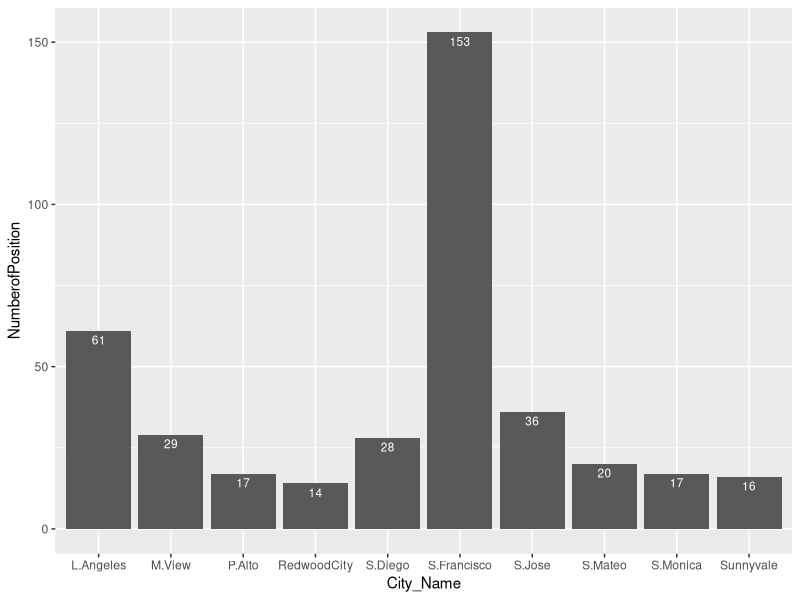
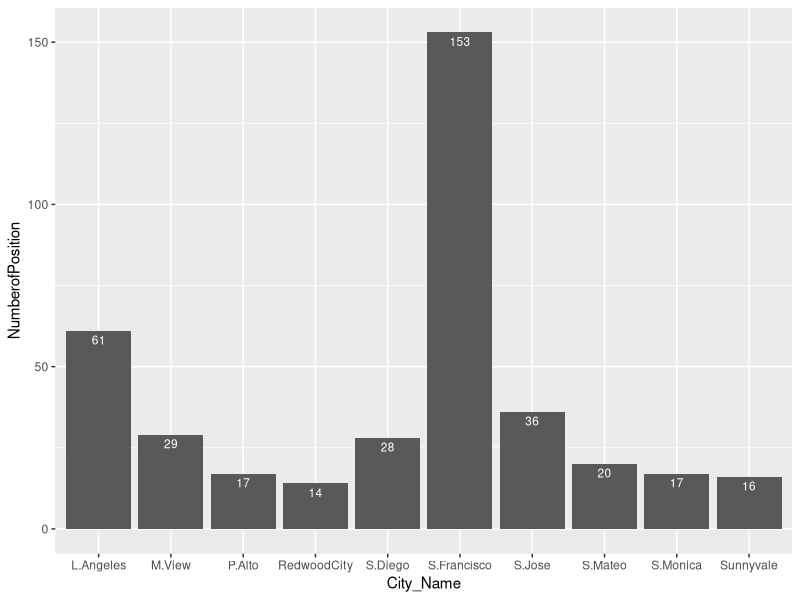
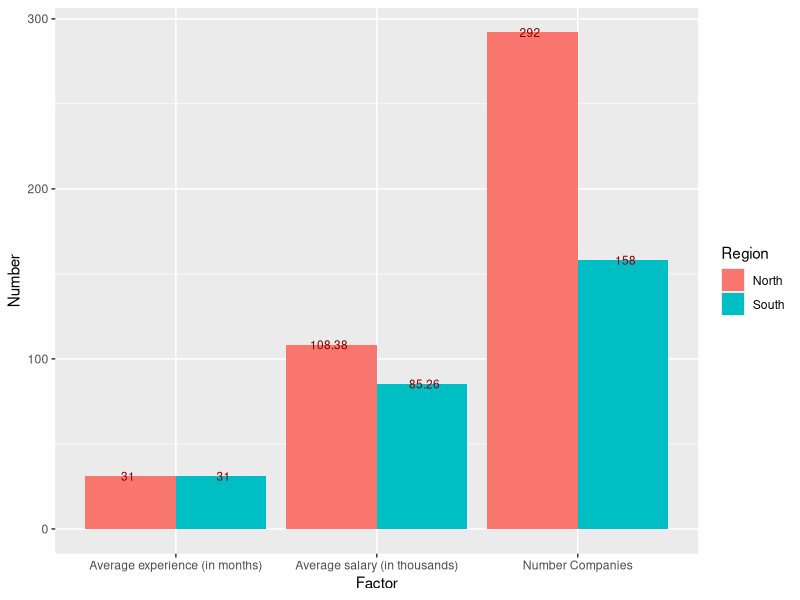
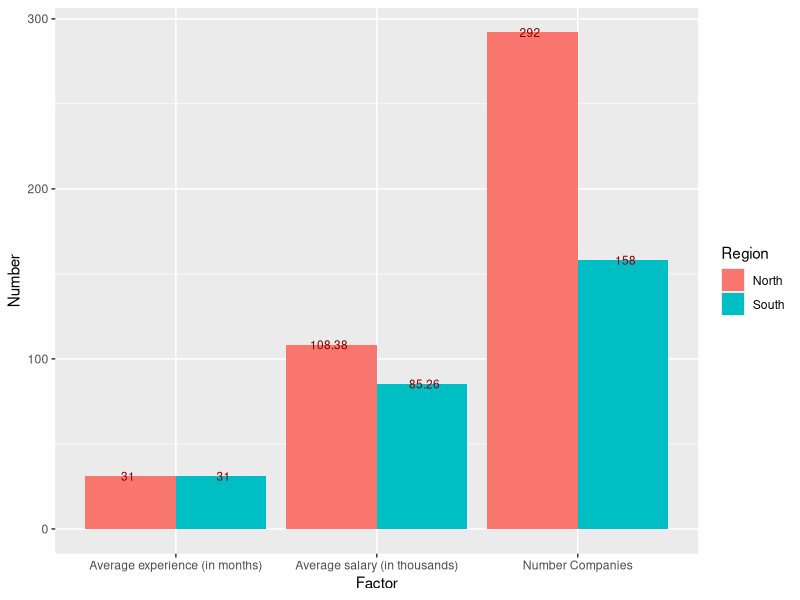
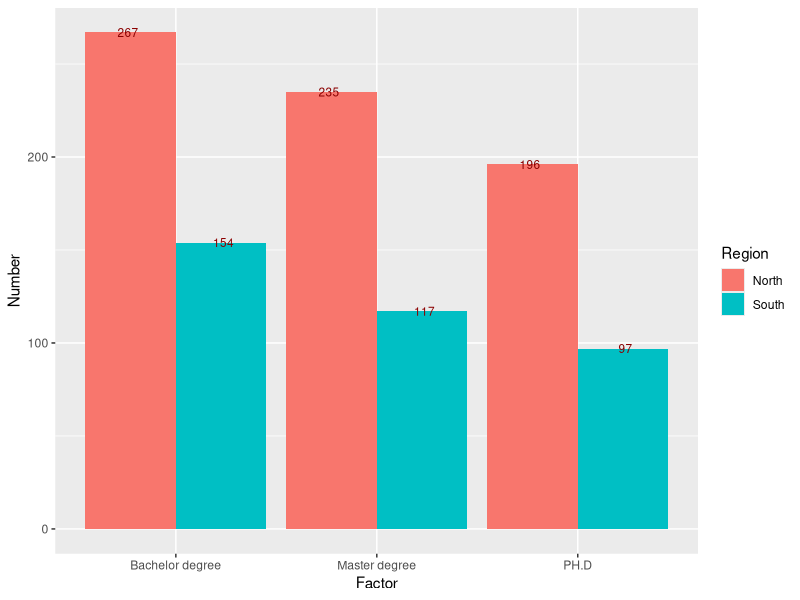
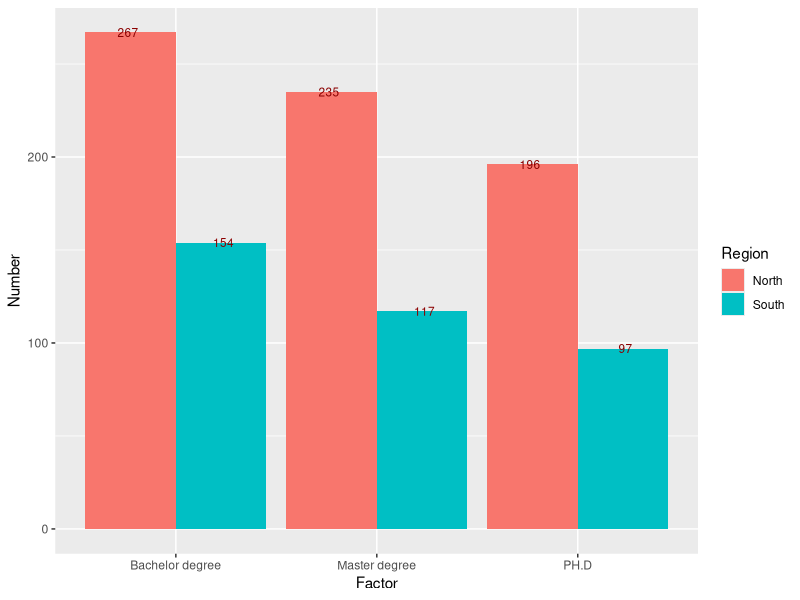
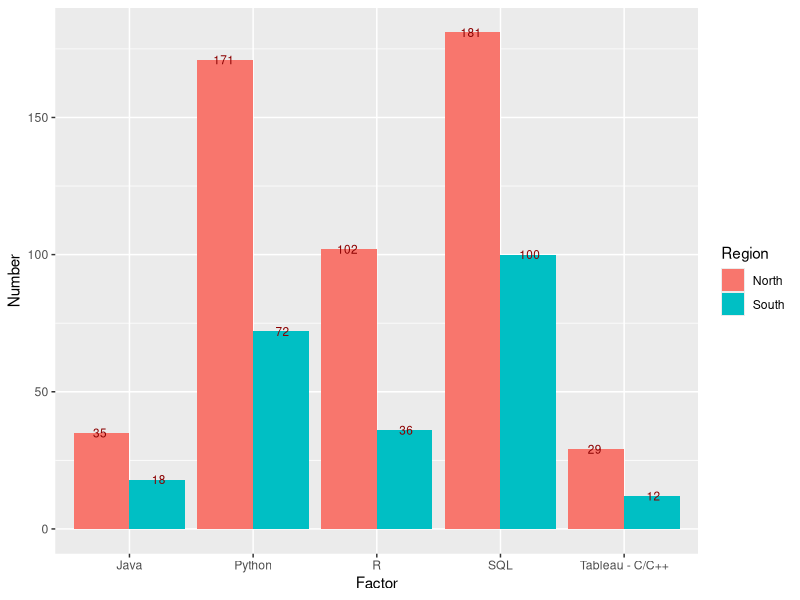
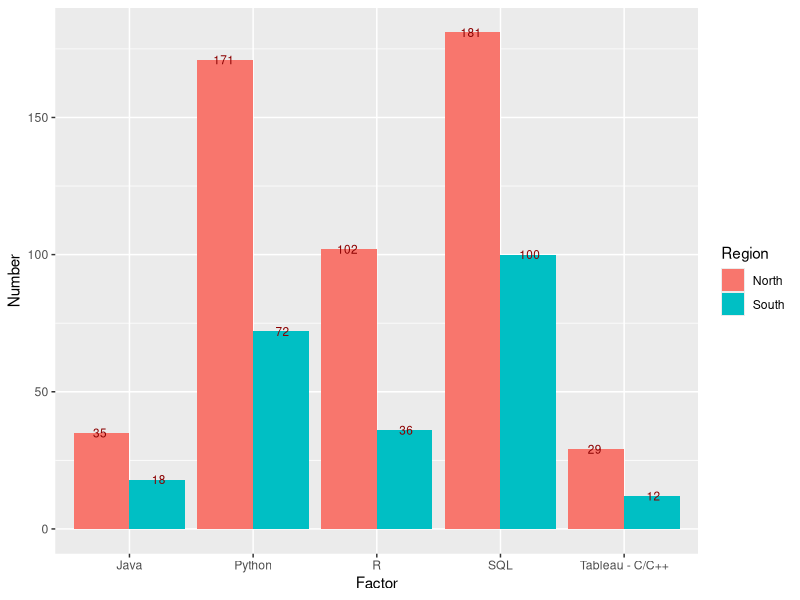

Source code (R) for these figures, in order:
## ---- chunk 1
pkg_list = c("ggplot2", "plyr", "stringr")
mia_pkgs = pkg_list[!(pkg_list %in% installed.packages()[,"Package"])]
if(length(mia_pkgs) > 0) install.packages(mia_pkgs)
loaded_pkgs = lapply(pkg_list, require, character.only=TRUE)
## ---- chunk 2
jdata = read.csv("datarelatedjobs.csv")
jdata$X = NULL
names(jdata)
summary(jdata)
str(jdata)
## ---- chunk 3
jdata$Preferred_mj1 = as.character(jdata$Preferred_mj1)
jdata$Preferred_mj2 = as.character(jdata$Preferred_mj2)

for(i in 1:length(jdata$Standing)){
  if(is.na(jdata$Standing[i])){
    jdata$Standing[i] = "All levels"
  }
} 
for(i in 1:length(jdata$Preferred_mj1)){
  if(is.na(jdata$Preferred_mj1[i])){
    jdata$Preferred_mj1[i] = "Data_related"
  }  
  if(is.na(jdata$Preferred_mj2[i])){
      jdata$Preferred_mj2[i] = "Data_related"
  }
} 
count(jdata$Preferred_mj2)[order(count(jdata$Preferred_mj2)$freq, decreasing = T),]
head(jdata,10)
## ---- chunk 4
ct_City = count(jdata$City)
topCity = ct_City[order(ct_City$freq, decreasing = T),]

tCitydf = data.frame(City_Name =  c("S.Francisco" , "L.Angeles" , "S.Jose" , "M.View" , "S.Diego", "S.Mateo" , "P.Alto", "S.Monica", "Sunnyvale" , "RedwoodCity"),
                     NumberofPosition = c(topCity$freq[1:10]))

city_plotg = ggplot(data = tCitydf, aes(x = City_Name, y = NumberofPosition)) + 
    geom_bar(stat = "identity", position=position_dodge()) +
    geom_text(aes(label = NumberofPosition), position = position_dodge(0.95), vjust= 1.5, color = "white", size = 3)
jpeg('city_plotg.jpg')
plot(city_plotg)
city_plotg
## ---- chunk 5
North_sub = jdata[which(jdata$Region == "North CA"),]
head(North_sub,5)
South_sub = jdata[which(jdata$Region == "South CA"),]
head(South_sub,5)
## ---- chunk 6
n_companies_north = rep(0, length(count(North_sub$Company)$freq))
n_companies_south = rep(0, length(count(South_sub$Company)$freq))

for(i in 1:length(count(North_sub$Company)$freq)){
  if(count(North_sub$Company)$freq[i] == 1){
    n_companies_north[i] = count(North_sub$Company)$freq[i] 
  } else{
    n_companies_north[i] = 1
  }
}

for(i in 1:length(count(South_sub$Company)$freq)){
  if(count(South_sub$Company)$freq[i] == 1){
    n_companies_south[i] = count(South_sub$Company)$freq[i] 
  } else{
    n_companies_south[i] = 1
  }
}
sum(n_companies_north)
sum(n_companies_south)
## ---- chunk 7
avg_exp_N = round(mean(North_sub$Min_exp)*12,0)
avg_exp_S = round(mean(South_sub$Min_exp)*12,0)
avg_exp_N
avg_exp_S
## ---- chunk 8
#Use NA.omit to omit to take out NA values then use mean function to find average
Omit_yr_salary_N = na.omit(North_sub$Est_min_avg_salary)
Omit_yr_salary_S = na.omit(South_sub$Est_min_avg_salary)
North_Est_min_salary = round(mean(Omit_yr_salary_N)/1000,2)
South_Est_min_salary = round(mean(Omit_yr_salary_S)/1000,2)

North_Est_min_salary
South_Est_min_salary
## ---- chunk 9
firstdf = data.frame(
          Region = rep(c("North", "South"), each = 3),
          Factor = rep(c("Average experience (in months)", "Average salary (in thousands)","Number Companies")),
          Number = c(avg_exp_N, North_Est_min_salary, sum(n_companies_north),
                     avg_exp_S, South_Est_min_salary, sum(n_companies_south)))

plotfirst = ggplot(data = firstdf, aes(x = Factor, y = Number, fill = Region)) + 
    geom_bar(stat = "identity", position=position_dodge()) +  
    geom_text(aes(label = Number), position = position_dodge(0.95), vjust=0.5, color = "darkred", size = 3)

jpeg('plotfirst.jpg')
plot(plotfirst)
plotfirst

## ---- chunk 10
#Nearly same as counting number of companies:
#Create 3 vectors: n_bach, n_master, n_phd to store the values.
#For this one we need to use stringr.
#Ex: All levels -> n_bach = n_bach + 1, n_master = n_master + 1, n_phd = n_phd + 1
#BS/MS ->  n_bach = n_bach + 1, n_master = n_master + 1 (Use  stringr so that we can get only BS or only MS)
Standing_sub = jdata[which(jdata$Standing != "NA"),]
North_sub_st = Standing_sub[which(Standing_sub$Region == "North CA"),]
South_sub_st = Standing_sub[which(Standing_sub$Region == "South CA"),]
## ---- chunk 11
n_bach_S = length(str_subset(South_sub_st$Standing, pattern = "^B")) + count(South_sub_st$Standing)$freq[which(count(South_sub_st$Standing) == "All levels")]  
n_bach_S

n_master_S = length(str_subset(South_sub_st$Standing, pattern = "^MS")) + length(str_subset(South_sub_st$Standing, pattern = "MS$")) + count(South_sub_st$Standing)$freq[which(count(South_sub_st$Standing) == "All levels")] - length(str_subset(South_sub_st$Standing, pattern = "^MS$"))
n_master_S

n_PH.D_S = length(str_subset(South_sub_st$standing, pattern = "^PH.D")) + length(str_subset(South_sub_st$Standing, pattern = "PH.D$")) + count(South_sub_st$Standing)$freq[which(count(South_sub_st$Standing) == "All levels")]
n_PH.D_S
## ---- chunk 12
n_bach_N = length(str_subset(North_sub_st$Standing, pattern = "^B")) + count(North_sub_st$Standing)$freq[which(count(North_sub_st$Standing) == "All levels")]  
n_bach_N

n_master_N = length(str_subset(North_sub_st$Standing, pattern = "^MS")) + length(str_subset(North_sub_st$Standing, pattern = "MS$")) + count(North_sub_st$Standing)$freq[which(count(North_sub_st$Standing) == "All levels")] - length(str_subset(North_sub_st$Standing, pattern = "^MS$"))
n_master_N

n_PH.D_N = length(str_subset(North_sub_st$standing, pattern = "^PH.D")) + length(str_subset(North_sub_st$Standing, pattern = "PH.D$")) + count(North_sub_st$Standing)$freq[which(count(North_sub_st$Standing) == "All levels")]
n_PH.D_N
## ---- chunk 13
secondtdf = data.frame(
          Region = rep(c("North", "South"), each = 3),
          Factor = rep(c("Bachelor degree", "Master degree","PH.D")),
          Number = c(n_bach_N, n_master_N, n_PH.D_N,
                     n_bach_S, n_master_S, n_PH.D_S))

plotsecond = ggplot(data = secondtdf, aes(x = Factor, y = Number, fill = Region)) + 
    geom_bar(stat = "identity", position=position_dodge()) +  
    geom_text(aes(label = Number), position = position_dodge(0.95), vjust=0.5, color = "darkred", size = 3)

jpeg('plotsecond.jpg')
plot(plotsecond)
plotsecond
## ---- chunk 14
count_order = function(col1, col2, order, top){
  ct1 = count(col1)
  ct2 = count(col2)
  if(order == "decreasing"){
    ct1_inc = ct1[order(ct1$freq, decreasing = T),]
    ct2_inc = ct2[order(ct2$freq, decreasing = T),]
    
    cl = length(ct1_inc$freq) - length(ct2_inc$freq)

    if(cl < 0){
      fresult = data.frame(Lang1 = c(as.character(ct1_inc$x), rep(NA,abs(cl))),
                            Freq1 = c(ct1_inc$freq, rep(NA,abs(cl))),
                            Lang2 = as.character(ct2_inc$x),
                            Freq2 = ct2_inc$freq)                  

    } else{
      fresult = data.frame(Lang1 = as.character(ct1_inc$x),
                            Freq1 = ct1_inc$freq,
                            Lang2 = c(as.character(ct2_inc$x), rep(NA,cl)),
                            Freq2 = c(ct2_inc$freq,rep(NA,cl)))         
      }
  }
  else{
    ct1_dec = ct1[order(ct1$freq, decreasing = F),]
    ct2_dec = ct2[order(ct2$freq, decreasing = F),]
    
    cl = length(ct1_dec$freq) - length(ct2_dec$freq)

    if(cl < 0){
      fresult = data.frame(Lang1 = c(as.character(ct1_dec$x), rep(NA,abs(cl))),
                            Freq1 = c(ct1_dec$freq, rep(NA,abs(cl))),
                            Lang2 = as.character(ct2_dec$x),
                            Freq2 = ct2_dec$freq)                  
    } else{
      fresult = data.frame(Lang1 = as.character(ct1_dec$x),
                            Freq1 = ct1_dec$freq,
                            Lang2 = c(as.character(ct2_dec$x), rep(NA,cl)),
                            Freq2 = c(ct2_dec$freq,rep(NA,cl))) 
    }
  }
  for(i in 1:15){
    for(j in 1:15){
      if(fresult$Lang1[i] == fresult$Lang2[j]){
        fresult$Freq1[i] = fresult$Freq1[i] + fresult$Freq2[j]
      }
    }
  }
  if(order == "decreasing"){
    res = fresult[order(fresult$Freq1, decreasing = T),]
  } else {
    res = fresult[order(fresult$Freq1, decreasing = F),]
  }
  return(res[1:top,1:2])
}

## ---- chunk 15
sl = count_order(South_sub_st$Preferred_lang1, South_sub_st$Preferred_lang2,"decreasing", 5)
nl = count_order(North_sub_st$Preferred_lang1, North_sub_st$Preferred_lang2,"decreasing", 5)
sl
nl
thirddf = data.frame(
          Region = rep(c("North", "South"), each = 5),
          Factor = rep(c("SQL", "Python", "R", "Java", "Tableau - C/C++"),2),
          Number = c(nl$Freq1[1], nl$Freq1[2], nl$Freq1[3], nl$Freq1[4], nl$Freq1[5], 
                     sl$Freq1[1], sl$Freq1[2], sl$Freq1[3], sl$Freq1[4], sl$Freq1[5]))

plotthird = ggplot(data = thirddf, aes(x = Factor, y = Number, fill = Region)) + 
    geom_bar(stat = "identity", position=position_dodge()) +  
    geom_text(aes(label = Number), position = position_dodge(0.95), vjust=0.5, color = "darkred", size = 3)

jpeg('plotthird.jpg')
plot(plotthird)
plotthird
## ---- chunk 16
n_cpp_North = length(str_subset(North_sub_st$Preferred_lang1, pattern = "^C\\++$")) +length(str_subset(North_sub_st$Preferred_lang2, pattern = "C\\++$"))

n_cpp_South = length(str_subset(South_sub_st$Preferred_lang1, pattern = "^C\\++$")) +length(str_subset(South_sub_st$Preferred_lang2, pattern = "C\\++$"))

n_java_South = length(str_subset(South_sub_st$Preferred_lang1, pattern = "^Java$")) +length(str_subset(South_sub_st$Preferred_lang2, pattern = "^Java$"))

n_java_North = length(str_subset(North_sub_st$Preferred_lang1, pattern = "^Java$")) +length(str_subset(North_sub_st$Preferred_lang2, pattern = "^Java$"))

n_Python_North = length(str_subset(North_sub_st$Preferred_lang1, pattern = "^Python$"))+length(str_subset(North_sub_st$Preferred_lang2, pattern = "^Python$"))

n_Python_South = length(str_subset(South_sub_st$Preferred_lang1, pattern = "^Python$"))  +length(str_subset(South_sub_st$Preferred_lang2, pattern ="^Python$"))

n_R_North = length(str_subset(North_sub_st$Preferred_lang1, pattern = "^R$")) +length(str_subset(North_sub_st$Preferred_lang2, pattern = "R$"))

n_R_South = length(str_subset(South_sub_st$Preferred_lang1, pattern = "^R$"))  +length(str_subset(South_sub_st$Preferred_lang2, pattern = "R$"))
n_R_South
n_SQL_North = length(str_subset(North_sub_st$Preferred_lang1, pattern = "^SQL$")) +length(str_subset(North_sub_st$Preferred_lang1, pattern = "/SQL$")) +length(str_subset(North_sub_st$Preferred_lang2, pattern = "^SQL$"))

n_SQL_South = length(str_subset(South_sub_st$Preferred_lang1, pattern = "^SQL$"))+ length(str_subset(South_sub_st$Preferred_lang1, pattern = "/SQL$"))+ length(str_subset(South_sub_st$Preferred_lang2, pattern = "^SQL$"))


res = cbind(nl,sl)
handwaydf = data.frame(NLang1 = c("SQL", "Python", "R", "Java", "C/C++"),
                       NFreg1 = c(n_SQL_North, n_Python_North, n_R_North, n_java_North, n_cpp_North),
                       SLang1 = c("SQL", "Python", "R", "Java", "C/C++"),
                       NLang1 = c(n_SQL_South, n_Python_South, n_R_South, n_java_South, n_cpp_South))
res
handwaydf
## ---- chunk 17
smj = count_order(South_sub_st$Preferred_mj1, South_sub_st$Preferred_mj2,"decreasing", 5)
nmj = count_order(North_sub_st$Preferred_mj1, North_sub_st$Preferred_mj2,"decreasing", 5)
smj
nmj
forthdf = data.frame(
          Region = rep(c("North", "South"), each = 5),
          Factor = rep(c("CS", "Tech field - Stats", "Stats - Tech field", "Math", "Engineering"),2), 
          Number = c(nmj$Freq1[1], nmj$Freq1[2], nmj$Freq1[3], nmj$Freq1[4], nmj$Freq1[5], 
                     smj$Freq1[1], smj$Freq1[2], smj$Freq1[3], smj$Freq1[4], smj$Freq1[5]))

plotforth = ggplot(data = forthdf, aes(x = Factor, y = Number, fill = Region)) + 
    geom_bar(stat = "identity", position=position_dodge()) +  
    geom_text(aes(label = Number), position = position_dodge(0.95), vjust=0.5, color = "darkred", size = 3)

jpeg('plotforth.jpg')
plot(plotforth)
plotforth


## ---- chunk 18
combinedf = data.frame(
          Region = rep(c("North", "South"), each = 6),
          Factor = c("XP_N(m)", "SalN(k)", "#CompN", "#Ba_N", "#Ma_N", "#PHD_N", "XP_S(m)", "SalS(k)", "#CompS", "#Ba_S", "#Ma_S", "#PHD_S"),
          Number = c(avg_exp_N, North_Est_min_salary, sum(n_companies_north), n_bach_N, n_master_N, n_PH.D_N, avg_exp_S, South_Est_min_salary, sum(n_companies_south), n_bach_S, n_master_S, n_PH.D_S))


plotcombine = ggplot(data = combinedf, aes(x = Factor, y = Number, fill = Region)) + 
    geom_bar(stat = "identity", position=position_dodge()) +  
    geom_text(aes(label = Number), position = position_dodge(0.95), vjust=0.5, color = "darkred", size = 3)
jpeg('plotcombine.jpg')
plot(plotcombine)
plotcombine
## ---- chunk 19
top20 = count_order(jdata$Preferred_lang1, jdata$Preferred_lang2,"decreasing", 20)
top20
## ---- chunk 20
for (i in 1:length(jdata$Standing)){
  if(!is.na(str_extract(jdata$Standing[i], pattern = "^B")) || !is.na(str_extract(jdata$Standing[i], pattern = "^A"))){
    jdata$Difficulty[i] = "Easy"
  } else if (!is.na(str_extract(jdata$Standing[i], pattern = "^M"))){
    jdata$Difficulty[i] = "Medium"
  } else if (!is.na(str_extract(jdata$Standing[i], pattern = "^P"))){
    jdata$Difficulty[i] = "Hard"
  }
}
## ---- chunk 21
find_company = function(Difficulty, Exp, Region,Language){
  Argu_y = jdata$Company[which(jdata$Difficulty == Difficulty)]
  Argu_x = jdata$Company[which(jdata$Min_exp <= Exp)]
  Argu_z = jdata$Company[which(jdata$Region == Region)]
  Argu_u1 = jdata$Company[which(jdata$Preferred_lang1 == Language)]
  Argu_u2 = jdata$Company[which(jdata$Preferred_lang2 == Language)]
  
  return(union(intersect(intersect(Argu_x,Argu_y),intersect(Argu_z,Argu_u1)),intersect(intersect(Argu_x,Argu_y),intersect(Argu_z,Argu_u2))))

}

find_company("Medium", 5, "South CA","R")
## ---- chunk 22
n_find_company = function(Difficulty, Exp, Region,Language){
a = jdata$Company[which(jdata$Difficulty == Difficulty),]
b = jdata$Company[which(jdata$Min_exp <= Exp),]
c = jdata$Company[which(jdata$Region == Region),]
d1 = jdata$Company[which(jdata$Preferred_lang1 == Language),]
d2 = jdata$Company[which(jdata$Preferred_lang2 == Language),]

pre_r1 = a[which(a$Min_exp <= Exp)]
nex_r1 = pre_r1[which(pre_r1$Region == Region)]
r1     = nex_r1[which(nex_r1$Preferred_lang1 == Language)]

pre_r2 = a[which(a$Min_exp <= Exp)]
nex_r2 = pre_r2[which(pre_r2$Region == Region)]
r2     = nex_r2[which(nex_r2$Preferred_lang2 == Language)]

rbind(r1,r2)
}
find_company("Medium", 5, "South CA","R")
## ---- chunk 23
major = count(jdata$Position)
count(North_sub_st$Position)

n_eng_north = length(str_subset(North_sub_st$Position, pattern = "^Data Engineer"))+length(str_subset(North_sub_st$Position, pattern = "Data Engineer$")) - length(str_subset(North_sub_st$Position, pattern = "^Data Engineer$"))

n_eng_north

n_eng_south = length(str_subset(South_sub_st$Position, pattern = "^Data Engineer"))+length(str_subset(South_sub_st$Position, pattern = "Data Engineer$")) - length(str_subset(South_sub_st$Position, pattern = "^Data Engineer$"))

n_eng_south

n_sci_north =  length(str_subset(North_sub_st$Position, pattern = "^Data Scientist"))+length(str_subset(North_sub_st$Position, pattern = "Data Scientist$")) - length(str_subset(North_sub_st$Position, pattern = "^Data Scientist$"))

n_sci_north

n_sci_south = length(str_subset(South_sub_st$Position, pattern = "^Data Scientist"))+length(str_subset(South_sub_st$Position, pattern = "Data Scientist$")) - length(str_subset(South_sub_st$Position, pattern = "^Data Scientist$"))

n_sci_south
## ---- chunk 24
P_data_fr = data.frame(Region = c("North","South","North","South"),
  Number = c(n_eng_north,n_eng_south,n_sci_north,n_sci_south),
  Factor = rep(c("Data Engineer","Data Scientist"),each = 2)
)

Plot_1 = ggplot(data = P_data_fr, aes(x = Factor, y = Number, fill = Region)) + 
    geom_bar(stat = "identity", position=position_dodge()) +  
    geom_text(aes(label = Number), position = position_dodge(0.95), vjust=0.5, color = "darkred", size = 3)

#jpeg('Plot_1.jpg')
#plot(Plot_1)
Plot_1
## ---- chunk 25
Standing_sub = jdata[which(jdata$Standing != "NA"),]
Eng_sub = Standing_sub[which(Standing_sub$Position == "Data Engineer"),]
Sci_sub = Standing_sub[which(Standing_sub$Position == "Data Scientist"),]
## ---- chunk 26
n_Python_Eng = length(str_subset(Eng_sub$Preferred_lang1, pattern = "Python"))+length(str_subset(Eng_sub$Preferred_lang2, pattern = "Python"))

n_Python_Eng

n_Python_Sci = length(str_subset(Sci_sub$Preferred_lang1, pattern = "Python"))+length(str_subset(Sci_sub$Preferred_lang2, pattern = "Python"))

n_Python_Sci

n_R_Eng = length(str_subset(Eng_sub$Preferred_lang1, pattern = "R"))+length(str_subset(Eng_sub$Preferred_lang2, pattern = "R"))

n_R_Eng

n_R_Sci = length(str_subset(Sci_sub$Preferred_lang1, pattern = "R"))+length(str_subset(Sci_sub$Preferred_lang2, pattern = "R"))

n_R_Sci

n_SQL_Eng = length(str_subset(Eng_sub$Preferred_lang1, pattern = "SQL"))+length(str_subset(Eng_sub$Preferred_lang2, pattern = "SQL"))

n_SQL_Eng

n_SQL_Sci = length(str_subset(Sci_sub$Preferred_lang1, pattern = "SQL"))+length(str_subset(Sci_sub$Preferred_lang2, pattern = "SQL"))

n_SQL_Sci
## ---- chunk 27
Lang_data_fr = data.frame( Factor =c("Python","R","SQL"),
      Position = rep(c("Data Scientist", "Data Engineer"),each = 3),
      Number =  c(n_Python_Sci,n_R_Sci,n_SQL_Sci,n_Python_Eng,n_R_Eng,n_SQL_Eng))

Plot_position = ggplot(data = Lang_data_fr, aes(x = Factor, y = Number, fill = Position)) + 
    geom_bar(stat = "identity", position=position_dodge()) +  
    geom_text(aes(label = Number), position = position_dodge(0.95), vjust=0.5, color = "darkred", size = 3)

#jpeg('Plot_position.jpg')
#plot(Plot_position)
Plot_position

## ---- chunk 28
#Use NA.omit to omit to take out NA values then use mean function to find average Salary 

Omit_yr_salary_N = na.omit(Eng_sub$Est_min_avg_salary)
Omit_yr_salary_S = na.omit(Sci_sub$Est_min_avg_salary)
Eng_Est_min_salary = round(mean(Omit_yr_salary_N)/1000,2)
Sci_Est_min_salary = round(mean(Omit_yr_salary_S)/1000,2)

Eng_Est_min_salary
Sci_Est_min_salary
## ---- chunk 29
sala_data_frame = data.frame(
  Position = rep(c("Data Scientist", "Data Engineer"),each = 1),
  Number = c(Sci_Est_min_salary,Eng_Est_min_salary),
  Factor = c("Data Scientist Salary","Data Engineer Salary"))
            
Plot_Salary = ggplot(data = sala_data_frame, aes(x = Factor, y = Number, fill = Position)) + 
    geom_bar(stat = "identity", position=position_dodge()) +  
    geom_text(aes(label = Number), position = position_dodge(0.95), vjust=0.5, color = "darkred", size = 3)

#jpeg('Plot_Salary.jpg')
#plot(Plot_Salary)
Plot_Salary
                             
## ---- chunk 30
intersect(Sci_sub$City,Eng_sub$City)
count(Sci_sub$City)
count(Eng_sub$City)

City_Eng_Sci = c("San Francisco","Santa Monica","Los Angeles")
## ---- chunk 31
n_Eng_San = length(str_subset(Eng_sub$City, pattern = "San Francisco"))

n_Eng_San

n_Sci_San = length(str_subset(Sci_sub$City, pattern = "San Francisco"))

n_Sci_San

n_Eng_Mon = length(str_subset(Eng_sub$City, pattern = "Santa Monica"))

n_Eng_Mon

n_Sci_Mon = length(str_subset(Sci_sub$City, pattern = "Santa Monica"))

n_Sci_Mon

n_Eng_Los = length(str_subset(Eng_sub$City, pattern = "Los Angeles"))

n_Eng_Los

n_Sci_Los = length(str_subset(Sci_sub$City, pattern = "Los Angeles"))

n_Sci_Los

## ---- chunk 32
City_Data_fr = data.frame (City = rep(c("San Francisco","Santa Monica","Los Angeles"),each = 2),
                    Factor = c("Data Scientist","Data Engineer"),
                    Number = c(n_Sci_San,n_Eng_San,n_Sci_Mon,n_Eng_Mon,n_Sci_Los,n_Eng_Los))

Plot_3 = ggplot(data = City_Data_fr, aes(x = Factor, y = Number, fill = City)) + 
    geom_bar(stat = "identity", position=position_dodge()) +  
    geom_text(aes(label = Number), position = position_dodge(0.95), vjust=0.5, color = "darkred", size = 3)

#jpeg('Plot_3.jpg')
#plot(Plot_3)
Plot_3
                
## ---- chunk 33
for(i in 1:length(jdata$Min_exp)){
  if(jdata$Min_exp[i] == 1 & !is.na(jdata$Est_min_avg_salary[i])){
    if(jdata$Est_min_avg_salary[i] >= 150000){
      jdata$Min_exp[i] = 4
    }
    else if(jdata$Est_min_avg_salary[i] >= 130000 &
            jdata$Est_min_avg_salary[i] <  150000){
      jdata$Min_exp[i] = 3
    }
    else if (jdata$Est_min_avg_salary[i] >= 100000 &
             jdata$Est_min_avg_salary[i] <  130000){
      jdata$Min_exp[i] = 2
    }
    else{jdata$Min_exp[i] = 1}
  } 
}
## ---- chunk 34
set.seed(2018)
result = jdata$Est_min_avg_salary[which.min(jdata$Est_min_avg_salary)]
for (i in 1:length(jdata$City))
if(count(jdata$City)$freq[which(count(jdata$City)$x == (jdata$City[i]))] > mean(count(jdata$City)$freq)){ 
  jdata$Jobs_density[i] = "High"
  jdata$City_Bonus[i] = round(rnorm(1, mean = result * 1.5, sd = 1500),1) 
} else {
  jdata$Jobs_density[i] = "Low"
  jdata$City_Bonus[i] = round(rnorm(1, mean = result * 1.45, sd = 1500),1) 
}
## ---- chunk 35
set.seed(2018)
for (i in 1:length(jdata$Position)){
  if(str_detect(jdata$Position[i], pattern = "Engineer")){
    jdata$Posi_Bonus[i] = round(rnorm(1, mean = 25000, sd = 1000),1)
  }  else if (str_detect(jdata$Position[i], pattern = "Scientist")){
    jdata$Posi_Bonus[i] = round(rnorm(1, mean = 22000, sd = 1000),1)
  }  else if (str_detect(jdata$Position[i], pattern = "Analyst")){
    jdata$Posi_Bonus[i] = round(rnorm(1, mean = 15000, sd = 1000),1)
  } else {
    jdata$Posi_Bonus[i] = round(rnorm(1, mean = 10000, sd = 1000),1)
  }
}

## ---- chunk 36
calc_salary = na.omit(jdata$Est_min_avg_salary)
avg_salary = mean(calc_salary[which(calc_salary >= 100000)])
salaryvsyear = lm(Est_min_avg_salary ~ Min_exp, data = jdata)
summary(salaryvsyear)
#Since the p-value for this model is very small it looks like the Min_exp is significant.
exp_multiplier = summary(salaryvsyear)$coef[2,1]
## ---- chunk 37
set.seed(2018)
for (i in 1:length(jdata$Min_exp)){
  if(is.na(jdata$Est_min_avg_salary[i])){
    jdata$Exp_Bonus[i] = round(exp_multiplier * jdata$Min_exp[i] / mean(jdata$Min_exp) ,1) 
  }  else if(!is.na(jdata$Est_min_avg_salary[i]) & jdata$Est_min_avg_salary[i] >= 100000){
    jdata$Exp_Bonus[i] = round(exp_multiplier * jdata$Min_exp[i] ,1) 
  }  else {
    jdata$Exp_Bonus[i] = round(exp_multiplier * jdata$Min_exp[i] /2 ,1) 
  }
}
head(jdata,50)

## ---- chunk 38
par(mfrow = c(1,3))
model1 = lm(Est_min_avg_salary ~ City_Bonus, data = jdata)
plot(jdata$Est_min_avg_salary ~ jdata$City_Bonus, main = "Salary vs City Bonus", xlab = "City Bonus", ylab = "Salary")
abline(model1)

model2 = lm(Est_min_avg_salary ~ Posi_Bonus, data = jdata)
plot(jdata$Est_min_avg_salary ~ jdata$Posi_Bonus, main = "Salary vs Position Bonus", xlab = "Position Bonus", ylab = "Salary")
abline(model2)

model3 = lm(Est_min_avg_salary ~ Exp_Bonus, data = jdata)
plot(jdata$Est_min_avg_salary ~ jdata$Exp_Bonus, main = "Salary vs Experience Bonus", xlab = "Experience Bonus", ylab = "Salary")
abline(model3)
## ---- chunk 39
fit_model = lm(Est_min_avg_salary ~ Exp_Bonus + City_Bonus + Posi_Bonus, data = jdata)
summary(fit_model)
## ---- chunk 40
full_model = lm(Est_min_avg_salary ~ Min_exp + Exp_Bonus + City_Bonus + Posi_Bonus, data = jdata)
sele_model = step(full_model, direction = "backward", trace = 0)
sele_model

## ---- chunk 41
for(i in 1:length(jdata$Est_min_avg_salary)){
  jdata$New_min_avg_salary[i] = jdata$City_Bonus[i] + jdata$Posi_Bonus[i] + jdata$Exp_Bonus[i]
}

## ---- chunk 42
model_compare = lm(Est_min_avg_salary ~ New_min_avg_salary, data = jdata)
plot(jdata$Est_min_avg_salary, jdata$New_min_avg_salary)
abline(model_compare)
## ---- chunk 43
for(i in 1:length(jdata$Region)){
  if(jdata$Region[i] == "North CA"){
    jdata$Region_Logic[i] = 1
  } else { 
    jdata$Region_Logic[i] = 0
  }
}
head(jdata,50)

## ---- chunk 44
fit_glm = glm(Region_Logic ~ Est_min_avg_salary, data = jdata, family = binomial)
fit_lm  =  lm(Region_Logic ~ Est_min_avg_salary, data = jdata)

qplot(jdata$Est_min_avg_salary, jdata$Region_Logic) + stat_smooth()
## ---- chunk 45
reg_interaction = glm(Region_Logic ~ Est_min_avg_salary + City_Bonus + Posi_Bonus + Exp_Bonus + Est_min_avg_salary:City_Bonus, family = binomial, data = jdata)
summary(reg_interaction) 
